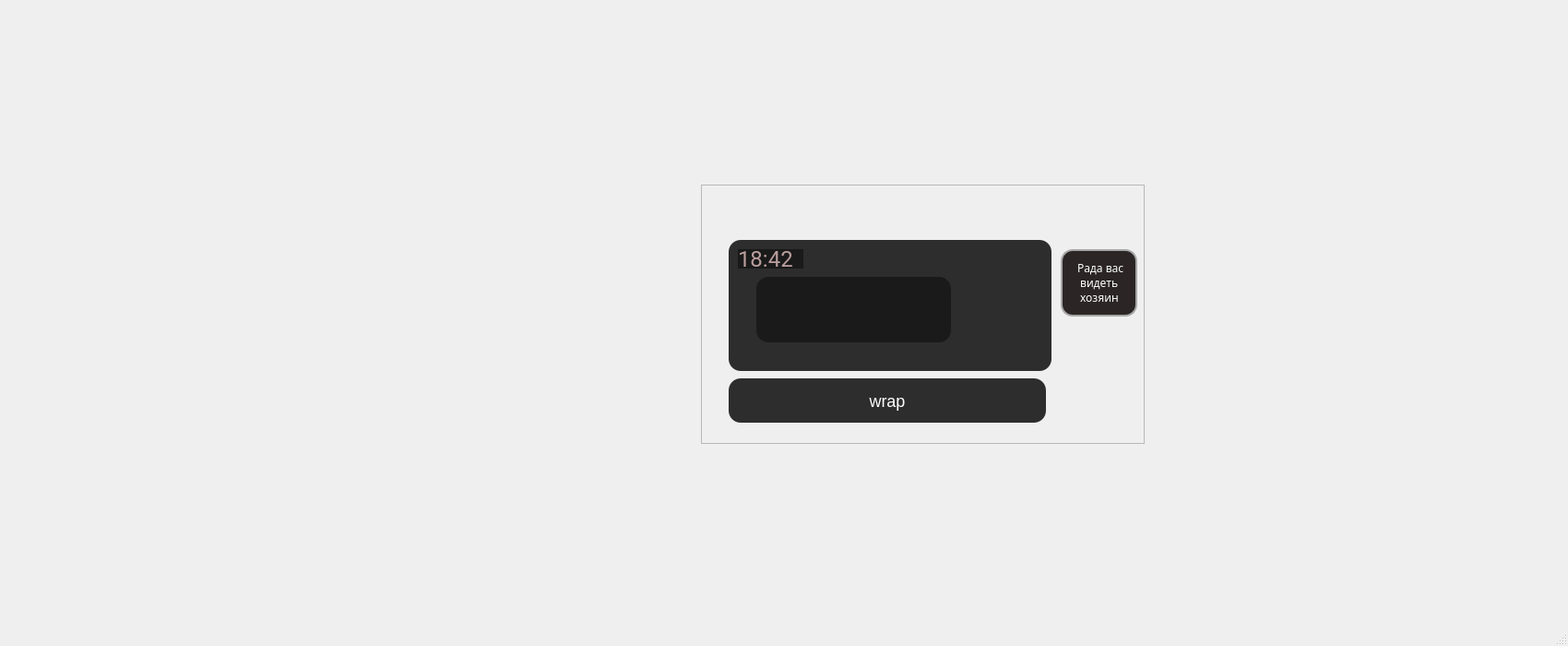
<?xml version="1.0" encoding="UTF-8"?>
<ui version="4.0">
 <class>MainWindow</class>
 <widget class="QMainWindow" name="MainWindow">
  <property name="geometry">
   <rect>
    <x>0</x>
    <y>0</y>
    <width>1700</width>
    <height>700</height>
   </rect>
  </property>
  <property name="windowTitle">
   <string>MainWindow</string>
  </property>
  <widget class="QWidget" name="centralwidget">
   <widget class="QFrame" name="main_min_frame">
    <property name="geometry">
     <rect>
      <x>760</x>
      <y>200</y>
      <width>481</width>
      <height>281</height>
     </rect>
    </property>
    <property name="frameShape">
     <enum>QFrame::StyledPanel</enum>
    </property>
    <property name="frameShadow">
     <enum>QFrame::Raised</enum>
    </property>
    <widget class="QFrame" name="main_min_button_panel">
     <property name="geometry">
      <rect>
       <x>30</x>
       <y>60</y>
       <width>350</width>
       <height>142</height>
      </rect>
     </property>
     <property name="styleSheet">
      <string notr="true">background: rgba(23, 23, 23, 0.9);
box-shadow: 2px 4px 4px rgba(0, 0, 0, 0.25);
border-radius: 13px;</string>
     </property>
     <property name="frameShape">
      <enum>QFrame::StyledPanel</enum>
     </property>
     <property name="frameShadow">
      <enum>QFrame::Raised</enum>
     </property>
     <widget class="QLabel" name="character_s_min">
      <property name="enabled">
       <bool>true</bool>
      </property>
      <property name="geometry">
       <rect>
        <x>240</x>
        <y>20</y>
        <width>92</width>
        <height>90</height>
       </rect>
      </property>
      <property name="styleSheet">
       <string notr="true">background: rgba(23, 23, 23, 0.0);
box-shadow: 2px 4px 4px rgba(0, 0, 0, 0.25);
border-radius: 13px;</string>
      </property>
      <property name="text">
       <string/>
      </property>
      <property name="pixmap">
       <pixmap>../material/Neko/Neko_s.png</pixmap>
      </property>
      <property name="scaledContents">
       <bool>true</bool>
      </property>
     </widget>
     <widget class="QLabel" name="time_label">
      <property name="geometry">
       <rect>
        <x>10</x>
        <y>10</y>
        <width>71</width>
        <height>21</height>
       </rect>
      </property>
      <property name="styleSheet">
       <string notr="true">font-family: Roboto Mono;
font-style: normal;
font-weight: normal;
font-size: 24px;
line-height: 32px;

font-family: Roboto;
font-style: normal;
font-weight: normal;
font-size: 24px;
line-height: 28px;

color: rgba(255, 215, 215, 0.7);</string>
      </property>
      <property name="text">
       <string>18:42</string>
      </property>
     </widget>
     <widget class="QScrollArea" name="scrollArea_2">
      <property name="geometry">
       <rect>
        <x>30</x>
        <y>40</y>
        <width>211</width>
        <height>71</height>
       </rect>
      </property>
      <property name="styleSheet">
       <string notr="true">QScrollBar:horizontal {
  border-color: rgb(227, 227, 227);
  border-width: 1px;
  border-style: solid;
  background-color: rgb(240, 240, 240);
    height: 15px;
    margin: 0px 21px 0 21px;
 }

 QScrollBar::handle:horizontal {
    background-color: rgb(200, 200, 200);
    max-width: 5px;
 }
QScrollBar::add-line:horizontal {
    border: 1px solid grey;
  background-color: rgb(241, 241, 241);
    height: 20px;
    subcontrol-position: right;
    subcontrol-origin: margin;
 }

 QScrollBar::sub-line:horizontal {
  border: 1px solid grey;
    background-color: rgb(241, 241, 241);
    height: 20px;
    subcontrol-position: left;
    subcontrol-origin: margin;
 }

 QScrollBar:left-arrow:horizontal
{
  image: url(:/BarIcon/Icons/leftarrow.png);
}

QScrollBar::right-arrow:horizontal 
{
  image: url(:/BarIcon/Icons/rightarrow.png);
}

QScrollBar::add-page:horizontal, QScrollBar::sub-page:horizontal {
     background: none;
}</string>
      </property>
      <property name="verticalScrollBarPolicy">
       <enum>Qt::ScrollBarAlwaysOff</enum>
      </property>
      <property name="horizontalScrollBarPolicy">
       <enum>Qt::ScrollBarAlwaysOff</enum>
      </property>
      <property name="widgetResizable">
       <bool>true</bool>
      </property>
      <widget class="QWidget" name="scrollAreaWidgetContents_2">
       <property name="geometry">
        <rect>
         <x>0</x>
         <y>0</y>
         <width>211</width>
         <height>71</height>
        </rect>
       </property>
       <property name="styleSheet">
        <string notr="true">background: rgba(23, 23, 23, 0.0);</string>
       </property>
       <layout class="QGridLayout" name="gridLayout">
        <item row="1" column="0">
         <widget class="QPushButton" name="button_note_min">
          <property name="enabled">
           <bool>true</bool>
          </property>
          <property name="minimumSize">
           <size>
            <width>50</width>
            <height>50</height>
           </size>
          </property>
          <property name="maximumSize">
           <size>
            <width>50</width>
            <height>50</height>
           </size>
          </property>
          <property name="styleSheet">
           <string notr="true">background: rgba(23, 23, 23, 0.0);
box-shadow: 2px 4px 4px rgba(0, 0, 0, 0.25);
border-radius: 13px;</string>
          </property>
          <property name="text">
           <string/>
          </property>
          <property name="icon">
           <iconset>
            <normaloff>../material/image 50.png</normaloff>../material/image 50.png</iconset>
          </property>
          <property name="iconSize">
           <size>
            <width>50</width>
            <height>50</height>
           </size>
          </property>
          <property name="autoDefault">
           <bool>false</bool>
          </property>
          <property name="default">
           <bool>false</bool>
          </property>
         </widget>
        </item>
        <item row="1" column="1">
         <widget class="QPushButton" name="like_command_button_min">
          <property name="enabled">
           <bool>true</bool>
          </property>
          <property name="minimumSize">
           <size>
            <width>50</width>
            <height>50</height>
           </size>
          </property>
          <property name="maximumSize">
           <size>
            <width>50</width>
            <height>50</height>
           </size>
          </property>
          <property name="styleSheet">
           <string notr="true">background: rgba(23, 23, 23, 0.0);
box-shadow: 2px 4px 4px rgba(0, 0, 0, 0.25);
border-radius: 13px;</string>
          </property>
          <property name="text">
           <string/>
          </property>
          <property name="icon">
           <iconset>
            <normaloff>../material/image 41.png</normaloff>../material/image 41.png</iconset>
          </property>
          <property name="iconSize">
           <size>
            <width>50</width>
            <height>50</height>
           </size>
          </property>
          <property name="autoDefault">
           <bool>false</bool>
          </property>
          <property name="default">
           <bool>false</bool>
          </property>
         </widget>
        </item>
        <item row="1" column="2">
         <widget class="QPushButton" name="teg_button_min">
          <property name="enabled">
           <bool>true</bool>
          </property>
          <property name="minimumSize">
           <size>
            <width>50</width>
            <height>50</height>
           </size>
          </property>
          <property name="maximumSize">
           <size>
            <width>50</width>
            <height>50</height>
           </size>
          </property>
          <property name="styleSheet">
           <string notr="true">background: rgba(23, 23, 23, 0.0);
box-shadow: 2px 4px 4px rgba(0, 0, 0, 0.25);
border-radius: 13px;</string>
          </property>
          <property name="text">
           <string/>
          </property>
          <property name="icon">
           <iconset>
            <normaloff>../material/image 42.png</normaloff>../material/image 42.png</iconset>
          </property>
          <property name="iconSize">
           <size>
            <width>50</width>
            <height>50</height>
           </size>
          </property>
          <property name="autoDefault">
           <bool>false</bool>
          </property>
          <property name="default">
           <bool>false</bool>
          </property>
         </widget>
        </item>
       </layout>
      </widget>
     </widget>
    </widget>
    <widget class="QPushButton" name="wrap_button">
     <property name="geometry">
      <rect>
       <x>30</x>
       <y>210</y>
       <width>344</width>
       <height>48</height>
      </rect>
     </property>
     <property name="styleSheet">
      <string notr="true">background: rgba(23, 23, 23, 0.9);
box-shadow: 2px 4px 4px rgba(0, 0, 0, 0.25);
border-radius: 13px;
font-size: 18px;
line-height: 27px;

color: #FFFFFF;</string>
     </property>
     <property name="text">
      <string>wrap</string>
     </property>
    </widget>
    <widget class="QLabel" name="label_dialog_min_frame">
     <property name="geometry">
      <rect>
       <x>390</x>
       <y>70</y>
       <width>83</width>
       <height>73</height>
      </rect>
     </property>
     <property name="styleSheet">
      <string notr="true">background: #2B2525;
border: 2px solid #A7A7A7;

box-shadow: 2px 4px 4px rgba(0, 0, 0, 0.25);
border-radius: 13px;
font-family: Titillium Web;
font-style: normal;
font-weight: normal;
font-size: 12px;
line-height: 27px;
text-align: center;
padding: 0 0 0 13px;
color: #FFFFFF;</string>
     </property>
     <property name="text">
      <string>Рада вас
 видеть
 хозяин</string>
     </property>
    </widget>
   </widget>
   <widget class="QWidget" name="gridLayoutWidget">
    <property name="geometry">
     <rect>
      <x>1100</x>
      <y>530</y>
      <width>201</width>
      <height>71</height>
     </rect>
    </property>
    <layout class="QGridLayout" name="gridLayout_min"/>
   </widget>
  </widget>
  <widget class="QMenuBar" name="menubar">
   <property name="geometry">
    <rect>
     <x>0</x>
     <y>0</y>
     <width>1700</width>
     <height>21</height>
    </rect>
   </property>
  </widget>
  <widget class="QStatusBar" name="statusbar"/>
 </widget>
 <resources/>
 <connections/>
</ui>
